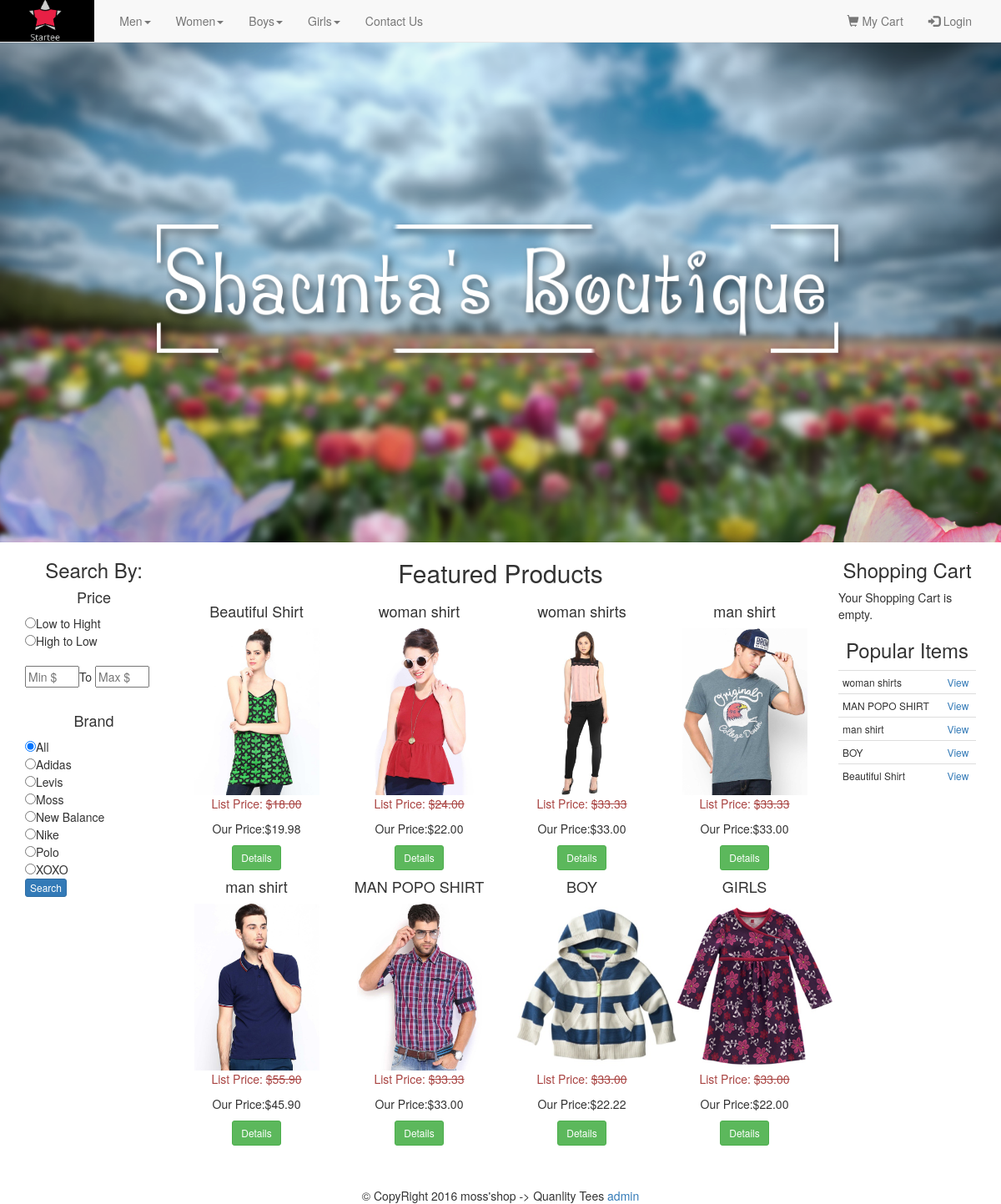
The page / on the database its author committed.
### tables this page shows
CREATE TABLE `categories` (
  `id` int(11) NOT NULL,
  `category` varchar(255) NOT NULL,
  `parent` int(11) NOT NULL DEFAULT '0'
);

CREATE TABLE `brand` (
  `id` int(11) NOT NULL,
  `brand` varchar(255) NOT NULL
);

CREATE TABLE `products` (
  `id` int(11) NOT NULL,
  `title` varchar(255) NOT NULL,
  `price` decimal(10,2) NOT NULL,
  `list_price` decimal(10,2) NOT NULL,
  `brand` int(11) NOT NULL,
  `categories` varchar(255) NOT NULL,
  `image` text NOT NULL,
  `description` varchar(500) NOT NULL,
  `featured` tinyint(4) NOT NULL DEFAULT '0',
  `sizes` text NOT NULL,
  `deleted` tinyint(4) NOT NULL DEFAULT '0'
);

### index.php (the view)
<?php
require_once 'core/init.php';
include 'includes/head.php';
include 'includes/navigation.php';
include 'includes/headerfull.php';
include 'includes/leftbar.php';
$sql = "SELECT * FROM products WHERE featured = 1";
$featured = $db -> query($sql);
?>
<div class="col-md-8">
	<div class="row">
		<h2 class="text-center">Featured Products</h2>
		<?php while($product = mysqli_fetch_assoc($featured)) : ?>
			<div class="col-md-3 text-center">
				<h4><?=$product['title']; ?></h4>
				<?php $photos=explode(',',$product['image']) ?>
				<img src="<?=$photos[0]; ?>" alt="<?=$product['title']; ?>" class="img-thumb" />
				<p class="list-price text-danger">List Price: <s>$<?=$product['list_price']; ?></s></p>
				<p class="price">Our Price:$<?=$product['price']; ?></p>
				<button type="button" class="btn btn-sm btn-success" onclick="detailsmodal(<?=$product['id']; ?>)" > Details</button>
			</div>
		<?php endwhile; ?>
	</div>
</div>
<?php
include 'includes/rightbar.php';
include 'includes/footer.php';
?>

### includes/head.php (shortened to what this page needs)
<!DOCTYPE html>
<html>
<head>
	<link rel="stylesheet" type="text/css" href="css/bootstrap.min.css">
	<link rel="stylesheet" type="text/css" href="css/main.css">
	<link  href="http://cdnjs.cloudflare.com/ajax/libs/fotorama/4.6.4/fotorama.css" rel="stylesheet">
</head>
<body>

### includes/navigation.php (shortened to what this page needs)
<?php
$sql = "SELECT * FROM categories WHERE  parent = 0";
$pquery = $db -> query($sql);
?>
<nav class="navbar navbar-default navbar-fixed-top" >
	<div class="contianer-fluid">
		<div class="navbar-header" >
			<a class="navbar-brand" href="index.php">
				<img src="../tutorial/images/headerlogo/logo.jpg" id="mylogo">
			</a>
		</div>
		<div class="collapse navbar-collapse" id="navbar-container">
			<ul class="nav navbar-nav" >
				<?php while($parent = mysqli_fetch_assoc($pquery)): ?>
					<li class="dropdown">
						<a href="#" class="dropdown-toggle" data-toggle="dropdown"><?=$parent['category']; ?><span class="caret"></span></a>
					</li>
				<?php endwhile; ?>
				<li>
					<a href="contactus.php">Contact Us</a>
				</li>
			</ul>
			<ul class="nav navbar-nav navbar-right" id="myBtn">
				<li>
					<a href="cart.php">
						<span class="glyphicon glyphicon-shopping-cart"></span>
						My Cart
					</a>
				</li>
				<?php if(!isset($_SESSION['SBUser'])): ?>
					<li ><a href="login.php"><span class="glyphicon glyphicon-log-in"></span> Login</a></li>
			<?php endif; ?>
		</ul>
	</div>
</div>
</nav>

### includes/headerfull.php
<div id="headerWrapper">
	<div id="back-flower"></div>
	<div id="logotext"></div>
	<div id="fore-flower"></div>
</div>
<div class="container-fluid">

### includes/leftbar.php
<div class="col-md-2">
	<?php include 'widgets/filters.php'; ?>
</div>

### includes/widgets/filters.php (shortened to what this page needs)
<?php
$price_sort = ((isset($_REQUEST['price_sort']))?sanitize($_REQUEST['price_sort']):'');
$min_price = ((isset($_REQUEST['min_price']))?sanitize($_REQUEST['min_price']):'');
$max_price = ((isset($_REQUEST['max_price']))?sanitize($_REQUEST['max_price']):'');
$b = ((isset($_REQUEST['brand']))?sanitize($_REQUEST['brand']):'');
$brandQ = $db -> query("SELECT * FROM brand ORDER BY brand");
?>
<h3 class="text-center">Search By: </h3>
<h4 class="text-center">Price</h4>
<form action="search.php" method="post">
	<input type="radio" name="price_sort" value="low" <?=(($price_sort == 'low')?' checked':'');?>>Low to Hight <br>
	<input type="radio" name="price_sort" value="high" <?=(($price_sort == 'high')?' checked':'');?>>High to Low <br><br>
	<input type="text" name="min_price" class="price-range" placeholder="Min $" value="<?=$min_price;?>">To
	<input type="text" name="max_price" class="price-range" placeholder="Max $" value="<?=$max_price;?>"><br><br>
	<h4 class="text-center">Brand</h4>
	<input type="radio" name="brand" value=""<?=(($b == '')?' checked':'');?>>All<br>
	<?php while($brand = mysqli_fetch_assoc($brandQ)): ?>
		<input type="radio" name="brand" value="<?=$brand['id'];?>" <?=(($b == $brand['id'])?' checked':'');?>><?=$brand['brand'];?><br>
	<?php endwhile; ?>
	<input type="submit" value="Search" class="btn btn-xs btn-primary">
</form>

### includes/rightbar.php
<div class="col-md-2">
	<?php
	include 'widgets/cart.php';
	include 'widgets/recent.php';
	 ?>
</div>

### includes/widgets/cart.php (shortened to what this page needs)
<h3 class="text-center" >Shopping Cart</h3>
<div>
	<?php if(empty($cart_id)): ?>
		<p>Your Shopping Cart is empty.</p>
<?php endif; ?>
</div>

### includes/widgets/recent.php
<h3 class="text-center">Popular Items</h3>
<?php
$transQ = $db -> query("SELECT * FROM cart WHERE paid=1 ORDER BY id DESC LIMIT 5");
$results = array();
while($row = mysqli_fetch_assoc($transQ)){
	$results[] = $row;
}
$row_count = $transQ -> num_rows;
$used_ids = array();
for($i=0; $i<$row_count; $i++){
	$json_items = $results[$i]['items'];
	$items = json_decode($json_items, true);
	foreach ($items as $item) {
		if(!in_array($item['id'], $used_ids)){
			$used_ids[] = $item['id'];
		}
	}
}
?>
<div id="recent_widget">
	<table class="table table-condensed">
		<?php foreach($used_ids as $id):
		$productQ = $db -> query("SELECT id, title FROM products WHERE id='{$id}'");
		$product = mysqli_fetch_assoc($productQ);
		?>
		<tr>
		<td><?=substr($product['title'],0,15);?></td>
			<td><a class="text-primary" onclick="detailsmodal('<?=$id;?>')" >View </a></td>
		</tr>
	<?php endforeach; ?>
</table>
</div>

### includes/footer.php (shortened to what this page needs)
	</div>
	<footer class="text-center" id="footer">
	&copy; CopyRight 2016 moss'shop -> Quanlity Tees <a href="../tutorial/admin/index.php"> admin</a>
	</footer>
</body>
</html>

### css/main.css (style rules this page uses)
body { padding-top: 50px; }
#headerWrapper { position: relative; padding:0; margin:0; overflow: hidden; height: 600px; background-image: url(../images/headerlogo/background.png); background-repeat: no-repeat; background-size: 100% 700px; background-position: top center; background-attachment: fixed; }
#logotext { position: absolute; width: 100%; height: 180px; background-image: url(../images/headerlogo/text.png); background-repeat: no-repeat; background-position:center; background-size: 70% 180px; top: 50%; margin-top: -90px; }
#fore-flower { position: absolute; width: 100%; height: 400px; background-image: url(../images/headerlogo/fore-flower.png); background-size: auto 400px; background-repeat: no-repeat; background-position: right bottom; top:525px; right:-50px; }
#back-flower { position: absolute;; width: 100%; height: 350px; background-image: url(../images/headerlogo/back-flower.png); background-position: left bottom; background-repeat: no-repeat; background-size: auto 350px; top:400px; left: -25px; }
#mylogo { margin-top: -15px; margin-left: -15px; height: 250%; width: 150px margin-bottom: 0; }
#myBtn { margin-right: 20px; }
.img-thumb { width: auto; height: 200px; }
#footer { margin-top: 50px; }
#cart_widget td, #recent_widget { font-size: 12px; }
input.price-range { width:65px; }

### rows shown on the page
categories: category "Men"
categories: category "Women"
categories: category "Boys"
categories: category "Girls"
brand: brand "Adidas"
brand: brand "Levis"
brand: brand "Moss"
brand: brand "New Balance"
brand: brand "Nike"
brand: brand "Polo"
brand: brand "XOXO"
products: title "Beautiful Shirt", image (picture), list_price "18.00", price "19.98"
products: title "woman shirt", shows a picture, list_price "24.00", price "22.00"
products: title "woman shirts", shows a picture, list_price "33.33", price "33.00"
products: title "man shirt", image (picture), list_price "33.33", price "33.00"
products: title "man shirt", image (picture), list_price "55.90", price "45.90"
products: title "MAN POPO SHIRT", image (picture), list_price "33.33", price "33.00"
products: title "BOY", image (picture), list_price "33.00", price "22.22"
products: title "GIRLS", image (picture), list_price "33.00", price "22.00"
